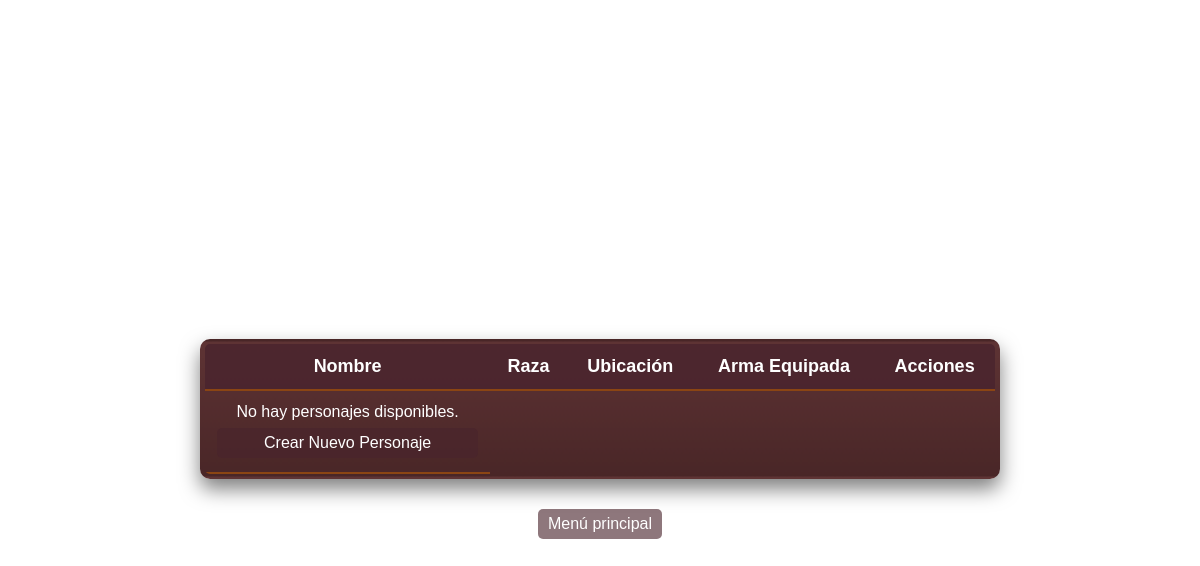
/character_list/, run on an earlier commit of the app's database.
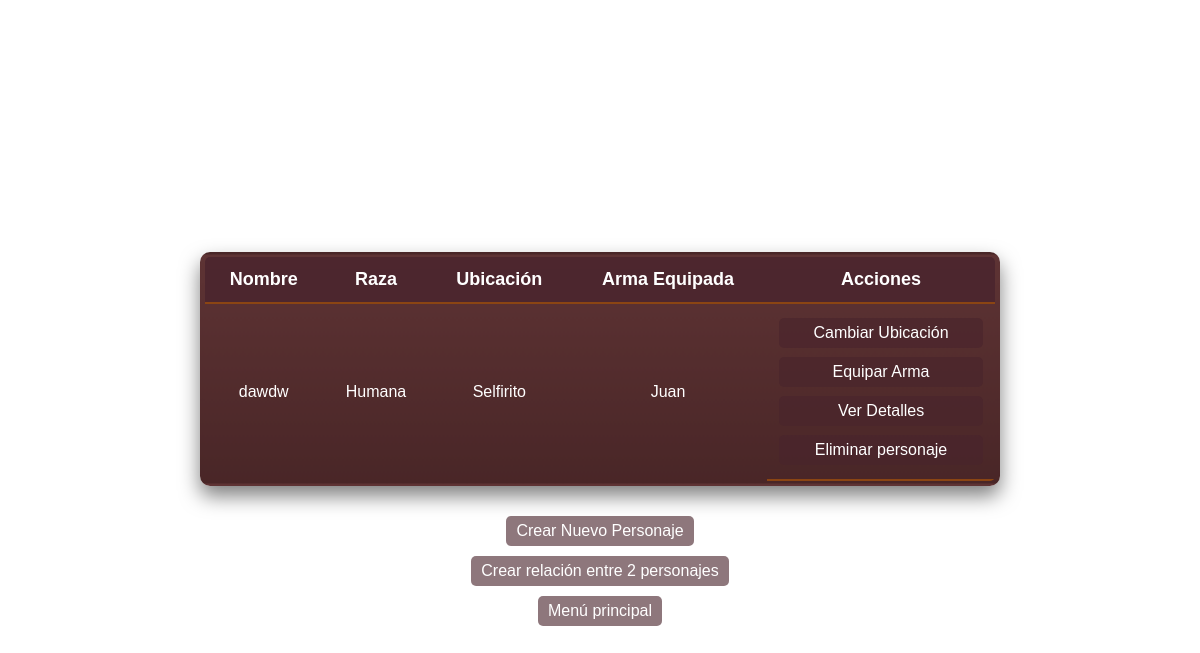
And on a later commit of the database.
### character/models.py (models this page shows, shortened)
class Character(models.Model):
    name = models.CharField(max_length=50, unique=True)
    race = models.CharField(max_length=50, choices=[('elfo', 'Elfo'), ('humana', 'Humana'), ('Enano', 'Enano'), ('Hobbit', 'Hobbit')])
    faction = models.CharField(max_length=100)
    ubication = models.CharField(max_length=100)
    equipment = models.ManyToManyField(Equipment, blank=False, related_name='equipamiento' )
    arma_equipada = models.ForeignKey(Equipment, null=True, blank=True, on_delete=models.SET_NULL, related_name='arma_equipada')

### equipment/models.py (models this page shows, shortened)
class Equipment(models.Model):
    name = models.CharField(max_length=100, unique=True)
    tipo = models.CharField(max_length=50, choices=[('weapon', 'Weapon'), ('armor', 'Armor')])
    potencia = models.IntegerField()
    imagen = models.ImageField(upload_to='equipment/', null=True, blank=True)
    def __str__(self):
        return f"{self.name}"

### character/views.py (the view)
# urls.py: path('character_list/', views.CharacterListView.as_view(), name='character_list'),
class CharacterListView(ListView):
    model = Character
    template_name = "character_list.html"
    context_object_name = "characters"

### character/templates/character_list.html (shortened to what this page needs)
<!DOCTYPE html>
<html lang="en">
<head>
   <link rel="stylesheet" href="../static/character_list.css">
</head>
<body>
<h1>Listado de personajes</h1>
<table>
   <thead>
   <tr>
       <th>Nombre</th>
       <th>Raza</th>
       <th>Ubicación</th>
       <th>Arma Equipada</th>
       <th>Acciones</th>
   </tr>
   </thead>
   <tbody>
   {% for character in characters %}
       <tr>
           <td>{{ character.name }}</td>
           <td>{{ character.get_race_display }}</td>
           <td>{{ character.ubication }}</td>
           <td>{{ character.arma_equipada|default:"Sin arma" }}</td>
           <td>
               <a href="{% url 'character:change_ubication' character.id %}">Cambiar Ubicación</a>
               <a href="{% url 'character:equip_weapon' character.id %}">Equipar Arma</a>
               <a href="{% url 'character:detail_character' character.id %}">Ver Detalles</a>
               <a href="{% url 'character:delete_character' character.id %}">Eliminar personaje</a>
           </td>
       </tr>
   {% empty %}
       <tr>
           <td colspan="6">No hay personajes disponibles. <a href="{% url 'character:create_character' %}">Crear Nuevo Personaje</a></td>
       </tr>
   {% endfor %}
   </tbody>
</table>
{% if characters %}
   <a href="{% url 'character:create_character' %}">Crear Nuevo Personaje</a>
   <a href="{% url 'character:relacion_create' %}">Crear relación entre 2 personajes</a>
{% endif %}
   <a href="{% url 'character:principal_menu' %}">Menú principal</a>
</body>
</html>

What changed in the data, as far as the page shows it:
added Character: name "dawdw", race "Humana", ubication "Selfirito", arma_equipada "Juan"
Also different on the page:
text no longer shown: "No hay personajes disponibles."
text now shown: "Crear relación entre 2 personajes"
